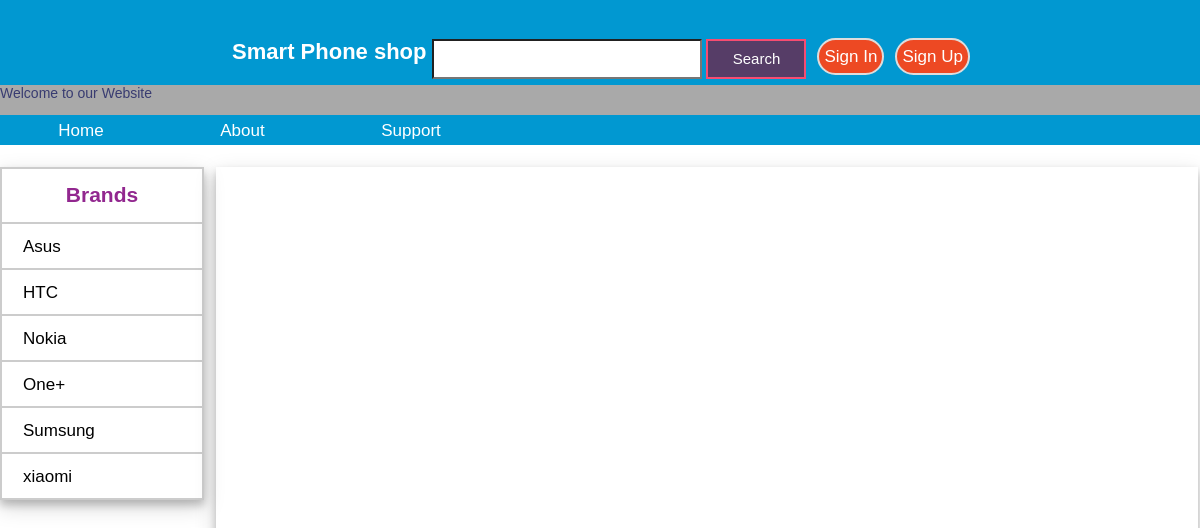
The app's page /PhP/SearchResult.php with its own data.
### tables this page shows
CREATE TABLE `brand` (
  `Id` int(11) NOT NULL,
  `Brand Name` varchar(50) NOT NULL
);

### PhP/database.php (called while the page is built, shortened)
<?php
function getDataFromDB($sql){
	$conn = mysqli_connect("localhost", "root", "","project");
	$result = mysqli_query($conn, $sql)or die(mysqli_error($conn));
	$arr=array();
	while($row = mysqli_fetch_assoc($result)) {
		$arr[]=$row;
	}
	return $arr;
}
?>

### PhP/BrandsView.php (the view, shortened to what this page needs)
<!DOCTYPE html>
<html>
<head>
	<link rel="stylesheet" type="text/css" href="../CSS/BrandsView.css"/>
</head>
<body>
<?php
$sq="select * from brand";
  $data=getDataFromDB($sq);
 ?>
	<div class="menusecc templatee clearr">
	 <h2>Brands</h2>
	<?php
		foreach ($data as $k => $val){
		echo " <ul><li><a href='model?bid=".$val['Id']."'>".$val['Brand Name']."</a></li> </ul> ";
	}
	 ?>
	</div>
</body>
</html>

### CSS/hp.css (style rules this page uses)
html { -ms-text-size-adjust:100%;-webkit-text-size-adjust:100% }
body { margin:0 }
html { box-sizing:border-box }
*,*:before,*:after { box-sizing:inherit; }
.body1 { background-repeat: no-repeat; background-position: center center; background-size: cover; font-family: arial; font-size: 14px; line-height: 17px; color: #393C71; }

### CSS/BrandsView.css (style rules this page uses)
.clearr { overflow: hidden; }
.templatee { background: #ddd; margin: 0 auto; position: absolute; box-shadow: 0 5px 8px 0 rgba(0, 0, 0, .2),0 7px 20px rgba(0, 0, 0, .17); }
.menusecc { background-color: white; width: 17%; margin-left: 0px; margin-top: 22px; border: 2px solid rgba(0,0,0,0.2); }
.menusecc h2 { color: #92278F; text-align: center; margin-bottom: 22px; }
.menusecc ul { margin: 0;padding: 0;list-style: none; }
.menusecc ul li { display: block; }
.menusecc ul li a { display: block; background: white; border: 2px solid rgba(0,0,0,0.2); text-decoration: none; padding: 14px 22px; margin: -3px; font-size: 17px; color: black; }

### records on screen
brand: Brand Name "Asus"
brand: Brand Name "HTC"
brand: Brand Name "Nokia"
brand: Brand Name "One+"
brand: Brand Name "Sumsung"
brand: Brand Name "xiaomi"
